Frame 1 (no input): blank canvas, image omitted
Frame 60 (no input): blank canvas, image omitted
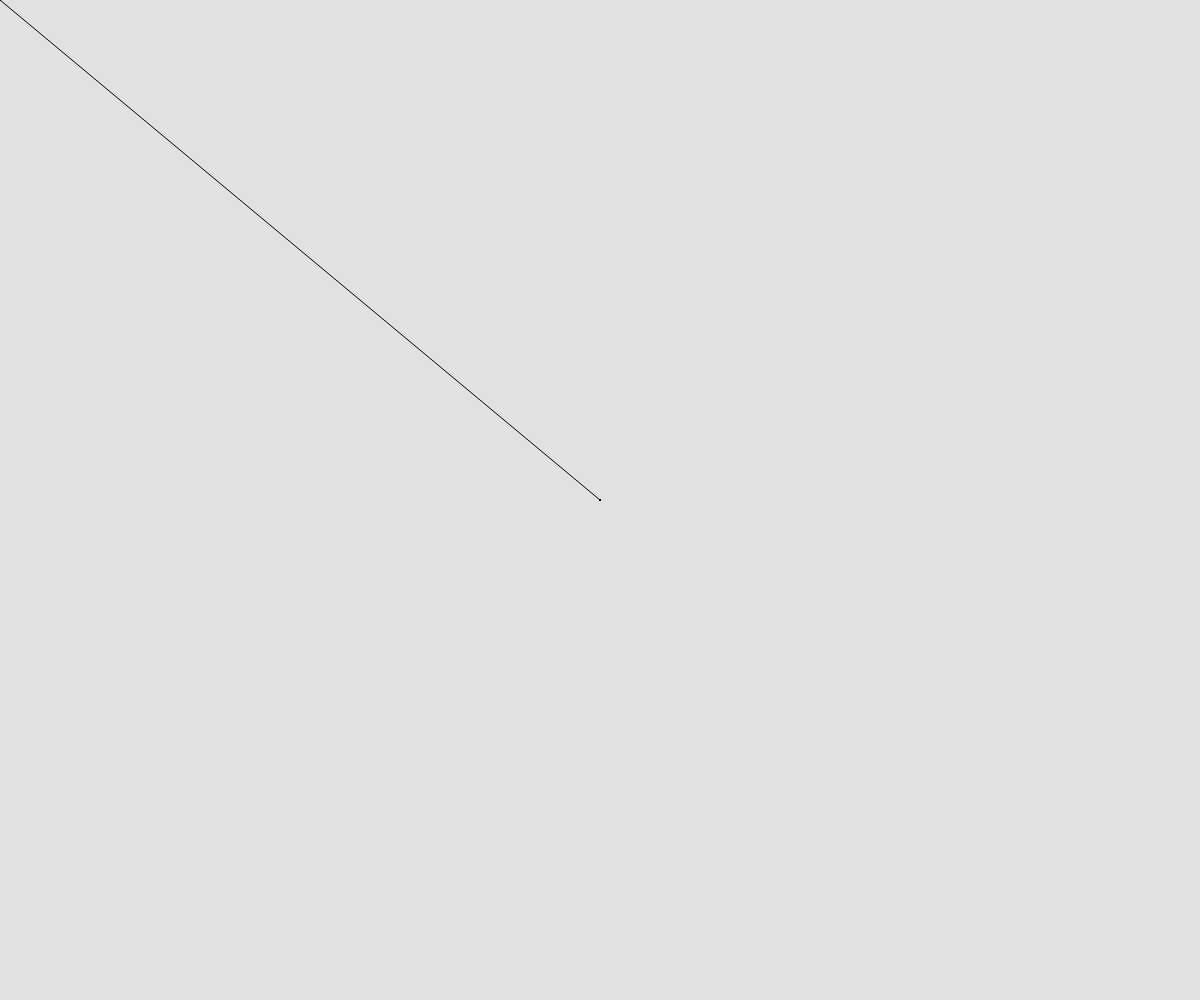
Frame 120 (the mouse pressed at the canvas centre since frame 60)

The p5.js sketch whose frames 1 and 60 were blank and that drew this single picture after the mouse press (run headless with seeded random() and noise() and a simulated clock; from frame 60 on, the mouse is pressed at the canvas centre):

// p5.js sketch
// ── sketch.js
// Project Title
// Al Rasid Mamun
// Sept 9, 2019

function setup() {
  createCanvas(windowWidth, windowHeight);
  background(225);
}

function draw() {
  line(mouseX, mouseY, pmouseX, pmouseY);
}
